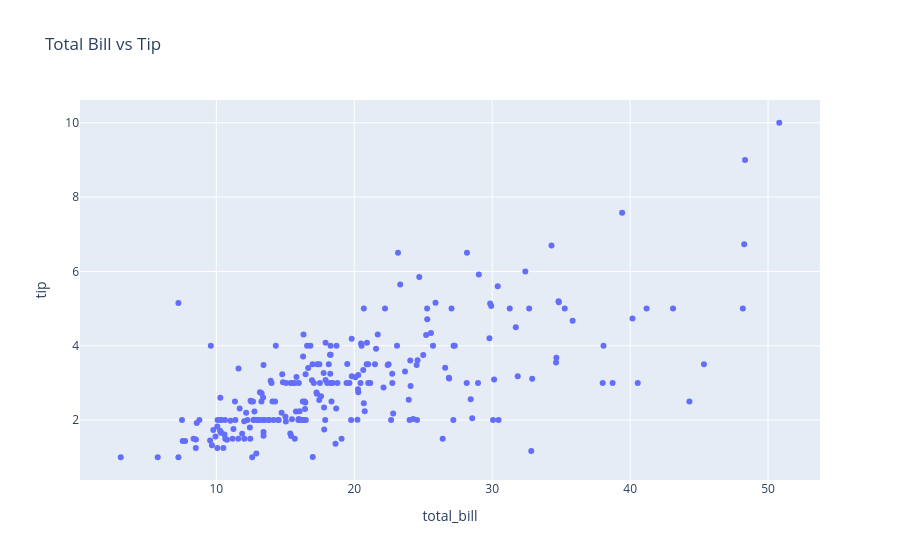

Here is the notebook cell this chart was saved with:
### Code cell
import plotly.express as px

# cufflinks.iplot seems to have an internal issue with generating color strings for plotly.
# Using plotly.express for a reliable plot.
fig = px.scatter(tips, x='total_bill', y='tip', title='Total Bill vs Tip')
fig.show()

### Figure 1 — Plotly figure (JSON) as saved in the notebook; plotly's stock layout.template omitted (floating-point values rounded to 4 significant figures; data arrays with more than 128 entries replaced by an {"elided": "..."} marker saying what was removed)
{"data": [{"hovertemplate": "total_bill=%{x}<br>tip=%{y}<extra></extra>", "legendgroup": "", "marker": {"color": "#636efa", "symbol": "circle"}, "mode": "markers", "name": "", "orientation": "v", "showlegend": false, "x": {"elided": "244 float values"}, "xaxis": "x", "y": {"elided": "244 float values"}, "yaxis": "y", "type": "scatter"}], "layout": {"xaxis": {"anchor": "y", "domain": [0, 1], "title": {"text": "total_bill"}}, "yaxis": {"anchor": "x", "domain": [0, 1], "title": {"text": "tip"}}, "legend": {"tracegroupgap": 0}, "title": {"text": "Total Bill vs Tip"}}}
